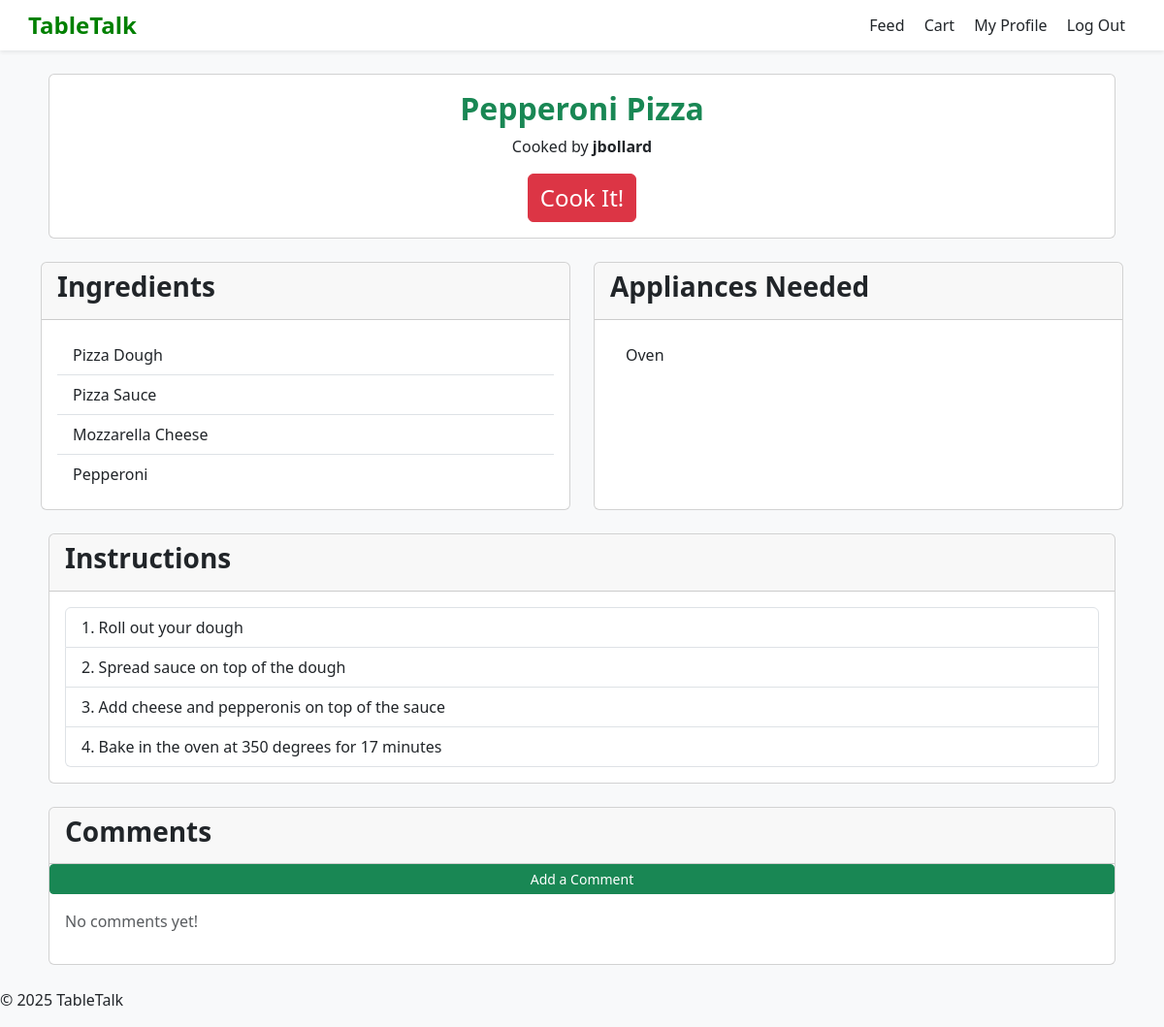
The app's page /view_recipe/2 (signed in) with its own data.
### tables this page shows
CREATE TABLE posts
(
    id INTEGER PRIMARY KEY AUTOINCREMENT,
    user_id INTEGER NOT NULL,
    title TEXT NOT NULL,
    category TEXT,
    steps TEXT,
    ingredients TEXT,
    appliances TEXT,
    username TEXT,
    FOREIGN KEY (user_id) REFERENCES users(id)
);

### app.py (the view)
@app.route('/view_recipe/<int:recipe_id>', methods=['GET', 'POST'])
def view_recipe(recipe_id):
    db = get_db()
    recipe = db.execute('SELECT * FROM posts WHERE id = ?',
                        (recipe_id,)).fetchone()
    if recipe is None:
        flash("Recipe not found", "error")
        return redirect(url_for('show_feed'))
    ingredients = recipe['ingredients'].split('\n') if recipe['ingredients'] else []
    instructions = recipe['steps'].strip().split('\n') if recipe['steps'] else []
    appliances = recipe['appliances'].split('\n') if recipe['steps'] else []
    comments = db.execute("SELECT * FROM comments WHERE recipe_id = ? ORDER BY id DESC", (recipe_id,)).fetchall()
    return render_template('recipe_card.html', recipe=recipe, ingredients=ingredients, instructions=instructions, appliances=appliances, comments=comments)

### app.py (called while the page is built)
def connect_db():
    rv = sqlite3.connect(app.config['DATABASE'])
    rv.row_factory = sqlite3.Row
    return rv

def get_db():
    if not hasattr(g, 'sqlite_db'):
        g.sqlite_db = connect_db()
    return g.sqlite_db

### templates/recipe_card.html (shortened to what this page needs)
{% extends "layout.html" %}
{% block content %}
<main class="container">
    <div class="card mb-4 mt-4 mx-2">
        <div class="card-body">
            <h2 class="mb-2 text-success text-center"><strong>{{ recipe.title }}</strong></h2>
            <p style="text-align:center">Cooked by <strong>{{ recipe.username }}</strong></p>
             <form method="POST" action="{{ url_for('add_to_cart', recipe_id=recipe.id) }}" class="text-center">
                <button type="submit" class="btn btn-danger btn-md" style="font-size: 1.5rem;">Cook It!</button>
             </form>
        </div>
    </div>
    <article class="recipe-detail">
        <div class="row">
            <div class="col-md-6 mb-4">
                <div class="card h-100">
                    <div class="card-header"><h3><strong>Ingredients</strong></h3></div>
                    <div class="card-body">
                        {% if ingredients %}
                            <ul class="list-group list-group-flush">
                                {% for ingredient in ingredients %}
                                    <li class="list-group-item">{{ ingredient }}</li>
                                {% endfor %}
                            </ul>
                        {% else %}
                            <p class="text-muted">No Ingredients Listed</p>
                        {% endif %}
                    </div>
                </div>
            </div>
            <div class="col-md-6 mb-4">
                <div class="card h-100">
                    <div class="card-header"><h3><strong>Appliances Needed</strong></h3></div>
                    <div class="card-body">
                        {% if appliances %}
                            <ul class="list-group list-group-flush">
                                {% for appliance in appliances %}
                                    <li class="list-group-item">{{ appliance }}</li>
                                {% endfor %}
                            </ul>
                        {% else %}
                            <p class="text-muted">No Appliances Listed</p>
                        {% endif %}
                    </div>
                    </div>
                </div>
            </div> <! end row div>
        <div class="card mb-4 mx-2">
            <div class="card-header"><h3><strong>Instructions</strong></h3></div>
            <div class="card-body">
                <ol class="list-group list-group-numbered">
                    {% for step in instructions %}
                        <li class="list-group-item">{{ step }}</li>
                    {% endfor %}
                </ol>
            </div>
        </div>
        <div class="card mb-4 mx-2">
            <div class="card-header"><h3><strong>Comments</strong></h3></div>
            <button type="button" class="btn btn-success btn-sm" data-bs-toggle="modal" data-bs-target="#addCommentModal">Add a Comment</button>
            <div class="card-body">
                {% if comments %}
                    <div class="list-group mb-3">
                    {% for c in comments %}
                        <div class="list-group-item d-flex justify-content-between align-items-center">
                        <span>{{ c['username'] }}: {{ c['comment_text'] }}</span>
                      {% if session['username'] == c['username'] %}
                        <div>
                          <! edit trigger the modal>
                          <button type="button" class="btn btn-sm btn-warning" data-bs-toggle="modal" data-bs-target="#editCommentModal{{ c['id'] }}">Edit</button>
                          <! delete comment form button>
                          <form method="POST" action="{{ url_for('delete_comment', comment_id=c['id']) }}" style="display:inline;">
                            <button type="submit" class="btn btn-sm btn-danger">Delete</button>
                          </form>
                        </div>
                      {% endif %}
                    </div>
                    <! edit modal available>
                    <div class="modal fade" id="editCommentModal{{ c['id'] }}" tabindex="-1" aria-labelledby="editCommentModalLabel{{ c['id'] }}" aria-hidden="true">
                      <div class="modal-dialog">
                        <div class="modal-content">
                          <form method="POST" action="{{ url_for('edit_comment', comment_id=c['id']) }}">
                            <div class="modal-header">
                              <h5 class="modal-title" id="editCommentModalLabel{{ c['id'] }}">Edit Comment</h5>
                              <button type="button" class="btn-close" data-bs-dismiss="modal"></button>
                            </div>
                            <div class="modal-body">
                              <textarea name="comment" class="form-control">{{ c['comment_text'] }}</textarea>
                            </div>
                            <div class="modal-footer">
                              <button type="submit" class="btn btn-success">Save Changes</button>
                              <button type="button" class="btn btn-secondary" data-bs-dismiss="modal">Cancel</button>
                            </div>
                          </form>
                        </div>
                      </div>
                    </div>
                  {% endfor %}
                </div>
              {% else %}
                <p class="text-muted">No comments yet!</p>
              {% endif %}
            </div>
        </article>
    </main>
<footer>
    <p>&copy; 2025 TableTalk</p>
</footer>
{% endblock %}

### templates/layout.html (style rules this page uses)
body { background-color: #f8f9fa; }

### records on screen
posts: title "Pepperoni Pizza", username "jbollard", appliances "Oven"

### other values on screen
{{ ingredient }} "Pizza Dough" "Pizza Sauce" "Mozzarella Cheese" "Pepperoni"
{{ step }} "Roll out your dough" "Spread sauce on top of the dough" "Add cheese and pepperonis on top of the sauce" "Bake in the oven at 350 degrees for 17 minutes"
